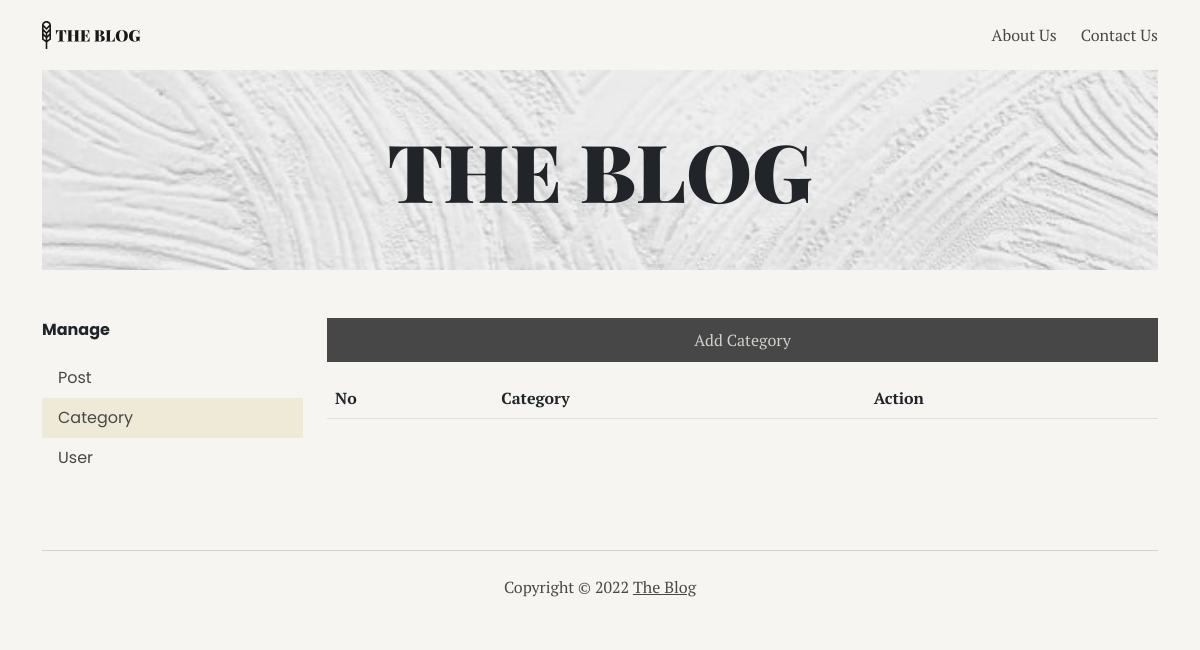
/dashboard/category/index.php, run on an earlier commit of the app's database.
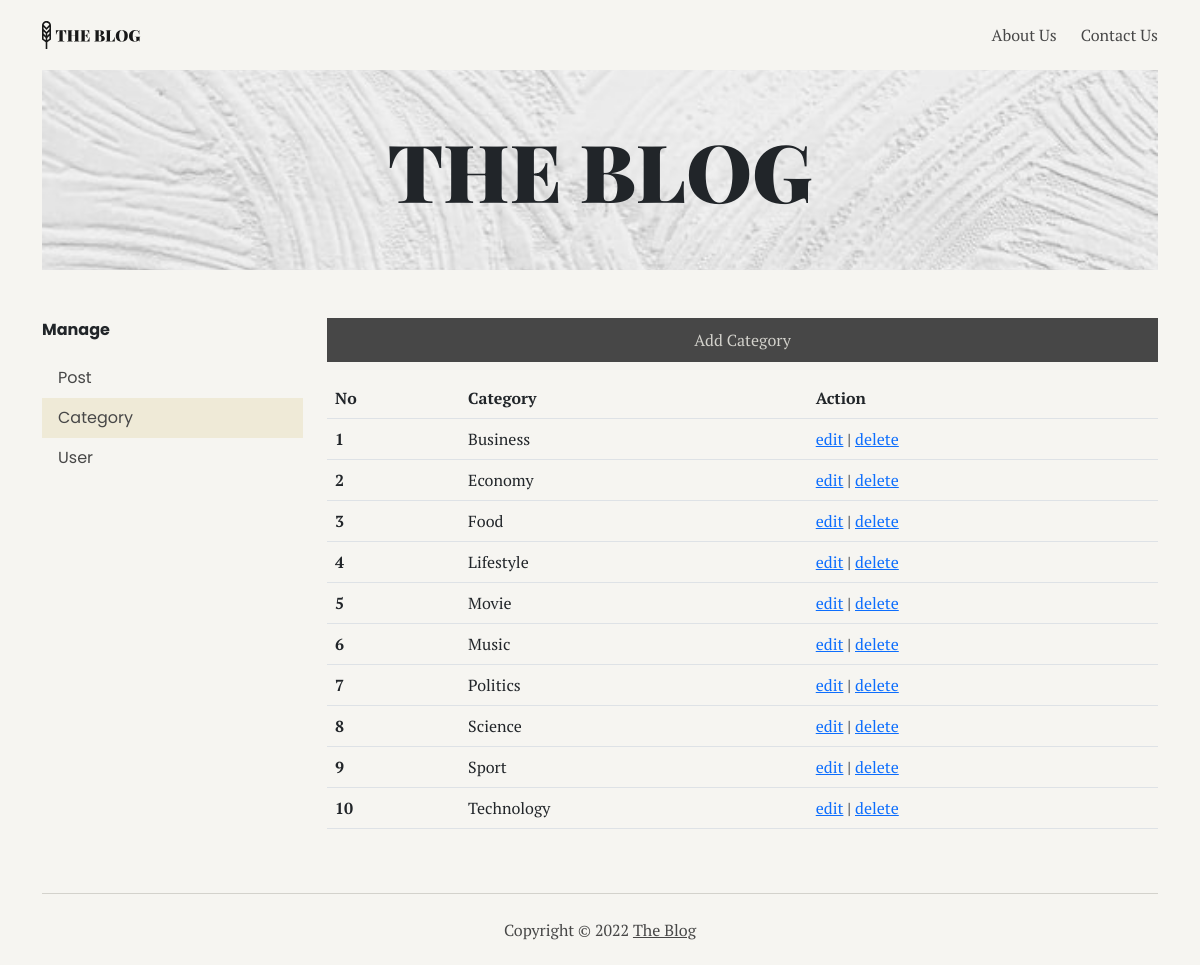
And on a later commit of the database.
### tables this page shows
CREATE TABLE `category` (
  `id` int(11) NOT NULL,
  `name` varchar(250) NOT NULL,
  `createdAt` datetime NOT NULL
);

### dashboard/category/index.php (the view, shortened to what this page needs)
<?php
include '../../connection.php';
$sql = "SELECT * FROM category ORDER BY name";
$query = mysqli_query($conn, $sql);
?>
<!DOCTYPE html>
<html lang="en">
<head>
	<link rel="stylesheet" href="../../style/bootstrap.min.css" />
	<link rel="stylesheet" href="../../style/main.css" />
</head>
<body>
	<div class="container">
		<nav class="nav-main" aria-label="main navigation">
			<a href="../"><img src="../../assets/logo.svg" alt="The Blog Logo" /></a>
			<div>
				<a href="#">About Us</a>
				<a href="#">Contact Us</a>
			</div>
		</nav>
		<header>
			<section class="banner">
				<img src="../../assets/banner.jpg" alt="Banner" />
				<h1 class="display-1">THE BLOG</h1>
			</section>
		</header>
		<main>
			<div class="row my-5">
				<aside class="col-12 col-md-3 mb-4">
					<div class="manage">
						<p class="manage__title">Manage</p>
						<nav class="nav-side" aria-label="Manage Navigation">
							<a href="../post/">
								<p>Post</p>
							</a>
							<a href="./">
								<p class="active">Category</p>
							</a>
							<a href="../user/">
								<p>User</p>
							</a>
						</nav>
					</div>
				</aside>
				<section class="col-12 col-md-9">
					<a href="./add_form.php" class="btn-primary mb-3">Add Category</a>
					<table class="table">
						<tr>
							<th>No</th>
							<th>Category</th>
							<th>Action</th>
						</tr>
						<?php
						$no = 1;
						while ($row = mysqli_fetch_array($query)) {
						?>
							<tr>
								<th><?= $no ?></th>
								<td><?= $row['name'] ?></td>
								<td><a href="./edit_form.php?id=<?= $row['id'] ?>">edit</a> | <a href="./delete.php?id=<?= $row['id'] ?>">delete</a></td>
							</tr>
						<?php
							$no++;
						}
						?>
					</table>
				</section>
		</main>
		<footer>
			<p>Copyright © <?= date('Y') ?> <a href="#">The Blog</a></p>
		</footer>
	</div>
</body>
</html>

What changed in the data, as far as the page shows it:
added category: name "Business"
added category: name "Economy"
added category: name "Food"
added category: name "Lifestyle"
added category: name "Movie"
added category: name "Music"
added category: name "Politics"
added category: name "Science"
added category: name "Sport"
added category: name "Technology"
